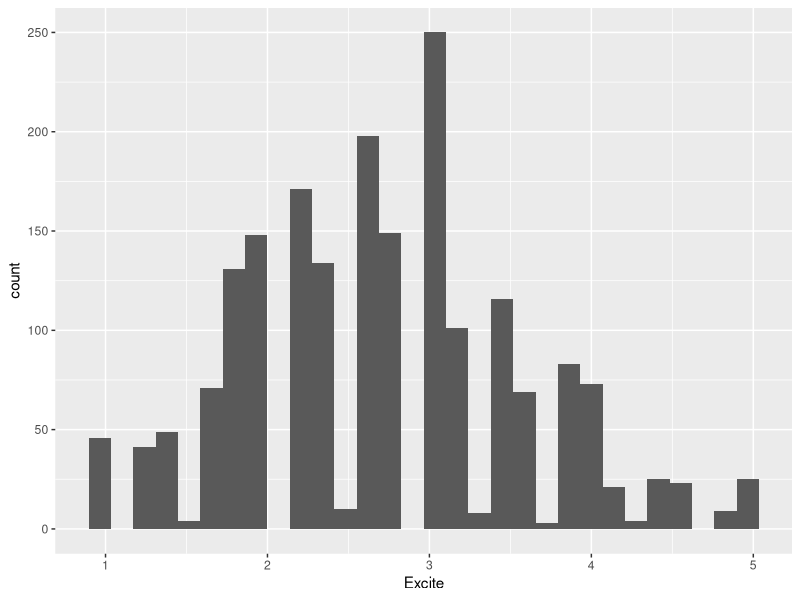
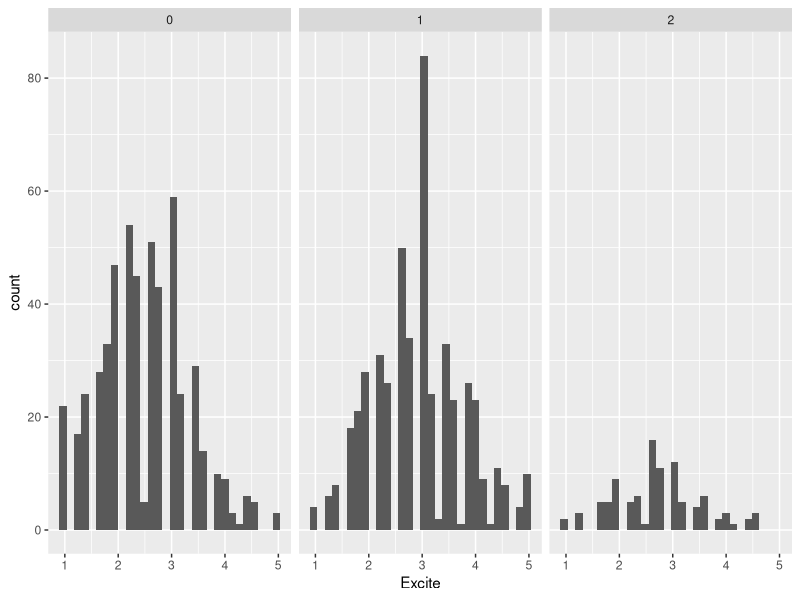
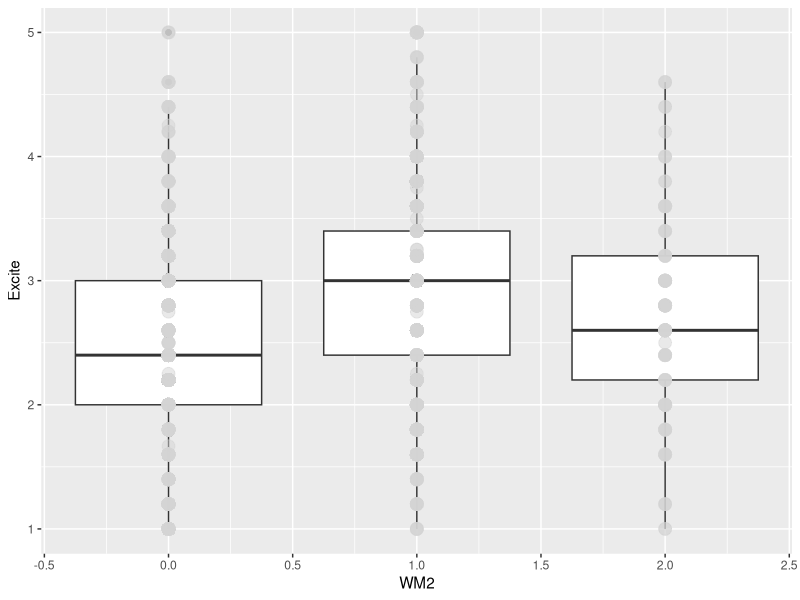
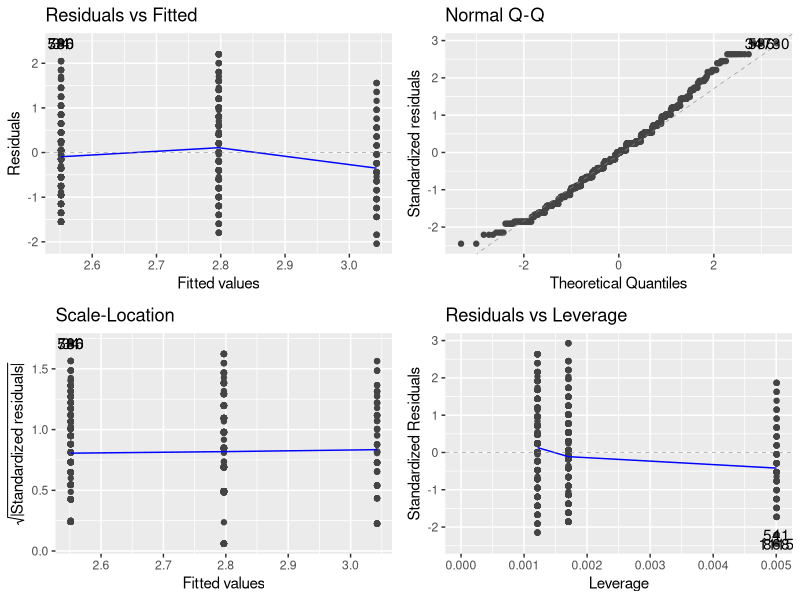
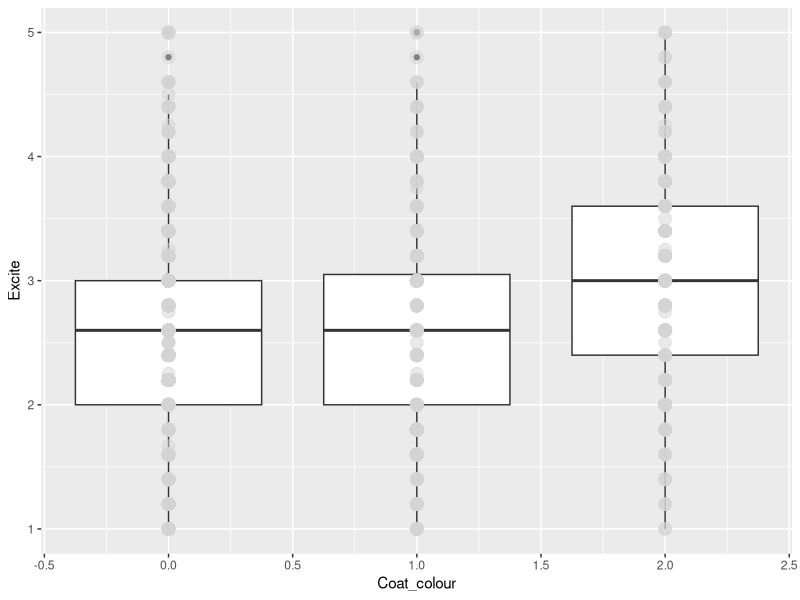
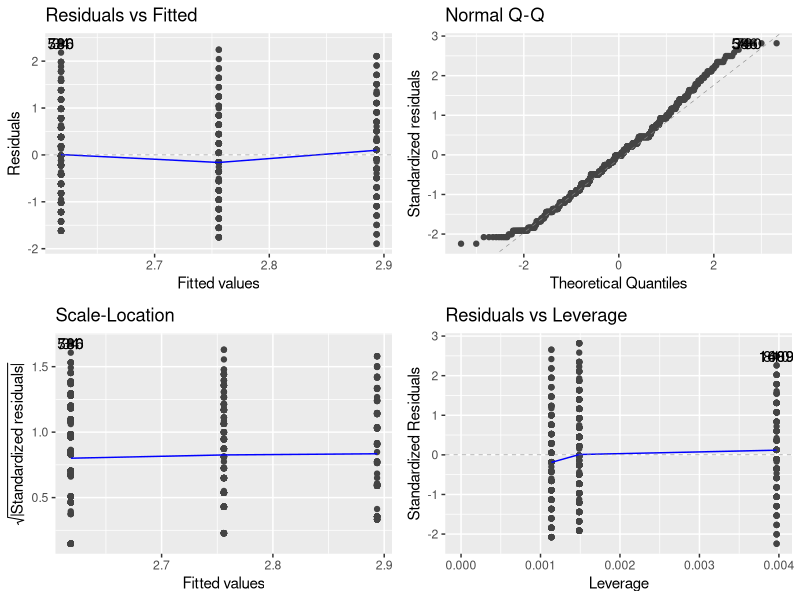
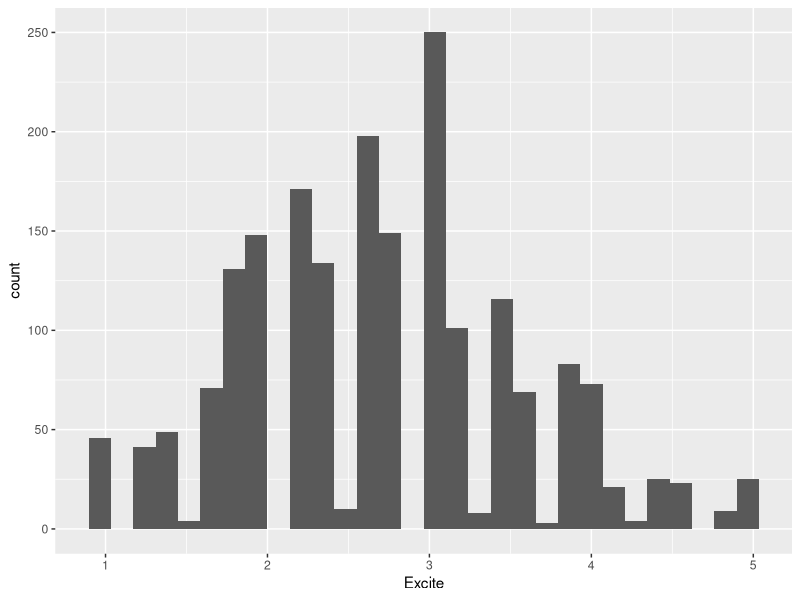
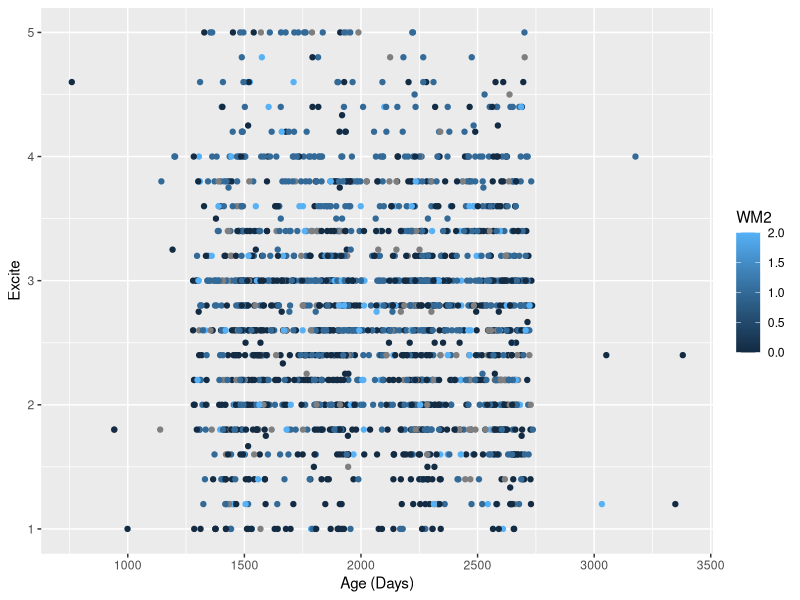

Generate these figures, in order, with R:
## ---- chunk 1
rm(list = ls())
library(tidyverse)
library(here)
library(ggfortify)
## ---- chunk 2
DOG <- read.csv(here("Data", "Secor-Cap-Dap-data.csv"))
## ---- chunk 3
summary(DOG)
## ---- chunk 4
ggplot(DOG, aes(x = Excite)) + geom_histogram()
## ---- chunk 5
ggplot(data = na.omit(DOG), aes(x = Excite)) + geom_histogram() + facet_wrap(~WM2)
## ---- chunk 6
ggplot(data = na.omit(DOG), aes(group = WM2, y = Excite, x = WM2)) + geom_boxplot() + geom_point(size = 4, color = 'lightgrey', alpha = 0.5)
## ---- chunk 7
jvelm <- lm(Excite ~ WM2, data = na.omit(DOG))
autoplot(jvelm)
## ---- chunk 8
chijve <- xtabs(Excite ~ WM2, data = na.omit(DOG))

chisq.test(chijve)
summary(chijve) # starts at Number
## ---- chunk 9
ggplot(data = na.omit(DOG), aes(group = Coat_colour, y = Excite, x = Coat_colour)) + geom_boxplot() + geom_point(size = 4, color = 'lightgrey', alpha = 0.5)
## ---- chunk 10
ccvelm <- lm(Excite ~ Coat_colour, data = na.omit(DOG))
autoplot(ccvelm)
## ---- chunk 11
chiccve <- xtabs(Excite ~ WM2, data = na.omit(DOG))

chisq.test(chiccve)
summary(chiccve) # starts at Number
## ---- chunk 12
ggplot(DOG, aes(x = Excite)) + geom_histogram()
## ---- chunk 13
ggplot(DOG, aes(y = Excite, x = Age, color = WM2)) + geom_point() + xlab("Age (Days)")
## ---- chunk 14
avelm <- lm(Excite ~ Age, data = DOG)
autoplot(avelm)
## ---- chunk 15
anova(avelm)
summary(avelm) # Starts at Call:
